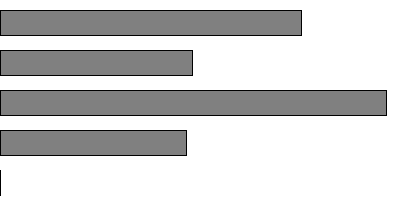
Frame 1 (no input)
Frame 60 (the mouse pressed at the canvas centre just before this capture): identical to frame 1, image omitted
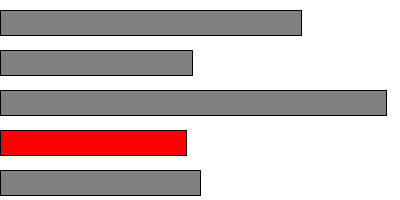
Frame 120 (the mouse held since frame 60 and released just before this capture)

The Processing sketch that drew these frames (run headless with seeded random() and noise(); from frame 60 on, the mouse is pressed at the canvas centre):

// Processing sketch: processing_103057
// ── processing_103057.pde

float[] y = new float[5];  // (a) 
void setup() {
 size(400, 200);
 for (int i=0;i<y.length;i++) { // (b) 
   y[i] = random(0.3*width, width); 
 }
}

void draw() {
 background(255);
 stroke(0);
 y[y.length-1] = mouseX;  // (c) 
 int minPos = findMinPos(y); // (d) 
 for (int j=0;j<y.length; j++) { // (e) 
   fill(128);
   if (j == minPos) { // (f) 
     fill(255, 0, 0 ); // (g) , (h) , (i) 
   }
   rect(0, 40*j+10, y[j], 25); 
   }
 }
 //function
 int findMinPos(float[] x) {
  int tentativePos = 0 ; //(j)
  for (int i=1;i<x.length;i++) { //(k) 
   println("for i="+i+" tentativePos="+
       tentativePos+" x[tentativePos]="
       + x[tentativePos] +"x[i]="+x[i]);
   if(x[tentativePos]>x[i]){  // (l) 
     tentativePos = i;
     println("i="+i+" x[i]="+x[i]);
   }
 }
 return tentativePos;  // (m)
}
